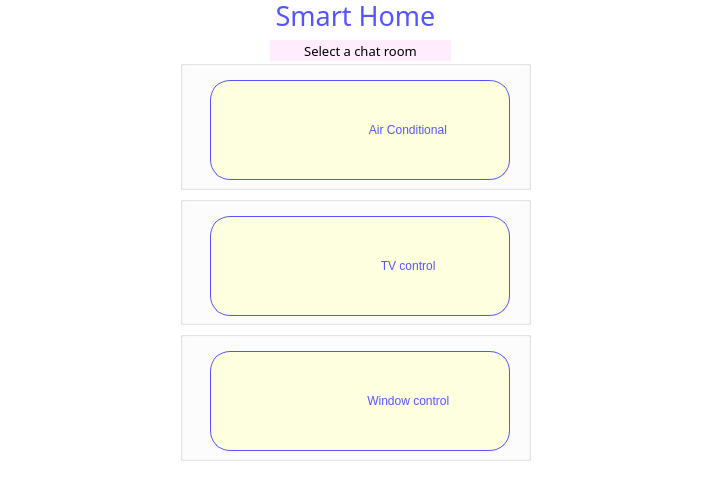
<?xml version="1.0" encoding="UTF-8"?>
<ui version="4.0">
 <class>ChatRoomSelection</class>
 <widget class="QWidget" name="ChatRoomSelection">
  <property name="geometry">
   <rect>
    <x>0</x>
    <y>0</y>
    <width>720</width>
    <height>480</height>
   </rect>
  </property>
  <property name="windowTitle">
   <string>Select Chat</string>
  </property>
  <property name="styleSheet">
   <string notr="true">background-color: rgb(255, 255, 255);</string>
  </property>
  <widget class="QWidget" name="layoutWidget">
   <property name="geometry">
    <rect>
     <x>180</x>
     <y>60</y>
     <width>351</width>
     <height>401</height>
    </rect>
   </property>
   <layout class="QVBoxLayout" name="verticalLayout">
    <item>
     <widget class="QGroupBox" name="groupBox">
      <property name="styleSheet">
       <string notr="true">background-color: rgb(255, 255, 255);</string>
      </property>
      <property name="title">
       <string/>
      </property>
      <widget class="QLabel" name="label">
       <property name="geometry">
        <rect>
         <x>50</x>
         <y>50</y>
         <width>91</width>
         <height>51</height>
        </rect>
       </property>
       <property name="styleSheet">
        <string notr="true">background-color: transparent;</string>
       </property>
       <property name="text">
        <string>&lt;html&gt;&lt;head/&gt;&lt;body&gt;&lt;p&gt;&lt;img src=&quot;:/images/aircon.png&quot; width=&quot;70&quot; height=&quot;70&quot; /&gt;&lt;/p&gt;&lt;/body&gt;&lt;/html&gt;</string>
       </property>
      </widget>
      <widget class="QPushButton" name="chatRoom1Button">
       <property name="geometry">
        <rect>
         <x>30</x>
         <y>20</y>
         <width>300</width>
         <height>100</height>
        </rect>
       </property>
       <property name="styleSheet">
        <string notr="true">QPushButton{
	font: 800 11pt &quot;Cantarell Extra Bold&quot;;
	background-color: rgb(253, 255, 222);
	border: 1px solid rgb(85, 85, 255);
	border-radius:20px;
	color:rgb(85, 85, 255);
}

QPushButton:hover {
    background-color: rgb(231, 229, 255);         
}</string>
       </property>
       <property name="text">
        <string>                             Air Conditional</string>
       </property>
      </widget>
      <zorder>chatRoom1Button</zorder>
      <zorder>label</zorder>
     </widget>
    </item>
    <item>
     <widget class="QGroupBox" name="groupBox_2">
      <property name="title">
       <string/>
      </property>
      <widget class="QPushButton" name="chatRoom2Button">
       <property name="geometry">
        <rect>
         <x>30</x>
         <y>20</y>
         <width>300</width>
         <height>100</height>
        </rect>
       </property>
       <property name="styleSheet">
        <string notr="true">QPushButton{
	font: 800 11pt &quot;Cantarell Extra Bold&quot;;
	background-color: rgb(253, 255, 222);
	border: 1px solid rgb(85, 85, 255);
	border-radius:20px;
	color:rgb(85, 85, 255);
}

QPushButton:hover {
    background-color: rgb(231, 229, 255);         
}</string>
       </property>
       <property name="text">
        <string>                             TV control</string>
       </property>
      </widget>
      <widget class="QLabel" name="label_2">
       <property name="geometry">
        <rect>
         <x>60</x>
         <y>30</y>
         <width>91</width>
         <height>71</height>
        </rect>
       </property>
       <property name="styleSheet">
        <string notr="true">background-color: transparent;</string>
       </property>
       <property name="text">
        <string>&lt;html&gt;&lt;head/&gt;&lt;body&gt;&lt;p&gt;&lt;img src=&quot;:/images/tv.png&quot; width=&quot;60&quot; height=&quot;60&quot;/&gt;&lt;/p&gt;&lt;/body&gt;&lt;/html&gt;</string>
       </property>
      </widget>
     </widget>
    </item>
    <item>
     <widget class="QGroupBox" name="groupBox_3">
      <property name="title">
       <string/>
      </property>
      <widget class="QPushButton" name="chatRoom3Button">
       <property name="geometry">
        <rect>
         <x>30</x>
         <y>20</y>
         <width>300</width>
         <height>100</height>
        </rect>
       </property>
       <property name="styleSheet">
        <string notr="true">QPushButton{
	font: 800 11pt &quot;Cantarell Extra Bold&quot;;
	background-color: rgb(253, 255, 222);
	border: 1px solid rgb(85, 85, 255);
	border-radius:20px;
	color:rgb(85, 85, 255);
}


QPushButton:hover {
    background-color: rgb(231, 229, 255);         
}</string>
       </property>
       <property name="text">
        <string>                             Window control</string>
       </property>
      </widget>
      <widget class="QLabel" name="label_4">
       <property name="geometry">
        <rect>
         <x>60</x>
         <y>40</y>
         <width>91</width>
         <height>71</height>
        </rect>
       </property>
       <property name="styleSheet">
        <string notr="true">background-color: transparent;</string>
       </property>
       <property name="text">
        <string>&lt;html&gt;&lt;head/&gt;&lt;body&gt;&lt;p&gt;&lt;img src=&quot;:/images/window.png&quot; width=&quot;60&quot; height=&quot;50&quot;/&gt;&lt;/p&gt;&lt;/body&gt;&lt;/html&gt;</string>
       </property>
      </widget>
     </widget>
    </item>
   </layout>
  </widget>
  <widget class="QLabel" name="titleLabel">
   <property name="geometry">
    <rect>
     <x>210</x>
     <y>0</y>
     <width>291</width>
     <height>31</height>
    </rect>
   </property>
   <property name="font">
    <font>
     <family>Quicksand Medium</family>
     <pointsize>20</pointsize>
     <italic>false</italic>
     <bold>false</bold>
    </font>
   </property>
   <property name="styleSheet">
    <string notr="true">color: rgb(85, 85, 255);
font: 500 20pt &quot;Quicksand Medium&quot;;
background-color:transparent;</string>
   </property>
   <property name="text">
    <string>Smart Home</string>
   </property>
   <property name="alignment">
    <set>Qt::AlignCenter</set>
   </property>
  </widget>
  <widget class="QLabel" name="guideLabel">
   <property name="geometry">
    <rect>
     <x>270</x>
     <y>40</y>
     <width>181</width>
     <height>21</height>
    </rect>
   </property>
   <property name="font">
    <font>
     <family>Sans Serif</family>
     <pointsize>10</pointsize>
    </font>
   </property>
   <property name="styleSheet">
    <string notr="true">background-color:rgb(255, 237, 253);
color: rgb(0, 0, 0);</string>
   </property>
   <property name="text">
    <string>Select a chat room</string>
   </property>
   <property name="alignment">
    <set>Qt::AlignCenter</set>
   </property>
  </widget>
  <widget class="QPushButton" name="quitButton">
   <property name="geometry">
    <rect>
     <x>0</x>
     <y>0</y>
     <width>31</width>
     <height>31</height>
    </rect>
   </property>
   <property name="styleSheet">
    <string notr="true">background-color: transparent;
border-color: transparent;


</string>
   </property>
   <property name="text">
    <string/>
   </property>
  </widget>
  <widget class="QLabel" name="label_3">
   <property name="geometry">
    <rect>
     <x>0</x>
     <y>0</y>
     <width>41</width>
     <height>41</height>
    </rect>
   </property>
   <property name="styleSheet">
    <string notr="true">background-color:  rgb(255, 255, 255);</string>
   </property>
   <property name="text">
    <string>&lt;html&gt;&lt;head/&gt;&lt;body&gt;&lt;p&gt;&lt;img src=&quot;:/images/quit.png&quot; width = &quot;30&quot; height=&quot;30&quot;/&gt;&lt;/p&gt;&lt;/body&gt;&lt;/html&gt; </string>
   </property>
   <property name="alignment">
    <set>Qt::AlignCenter</set>
   </property>
  </widget>
 </widget>
 <resources/>
 <connections/>
</ui>
